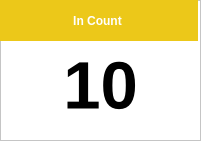
   <widget class="QFrame" name="frame_4">
    <property name="geometry">
     <rect>
      <x>330</x>
      <y>230</y>
      <width>201</width>
      <height>141</height>
     </rect>
    </property>
    <property name="palette">
     <palette>
      <active>
       <colorrole role="WindowText">
        <brush brushstyle="SolidPattern">
         <color alpha="255">
          <red>0</red>
          <green>0</green>
          <blue>0</blue>
         </color>
        </brush>
       </colorrole>
       <colorrole role="Button">
        <brush brushstyle="SolidPattern">
         <color alpha="255">
          <red>255</red>
          <green>255</green>
          <blue>255</blue>
         </color>
        </brush>
       </colorrole>
       <colorrole role="Light">
        <brush brushstyle="SolidPattern">
         <color alpha="255">
          <red>255</red>
          <green>255</green>
          <blue>255</blue>
         </color>
        </brush>
       </colorrole>
       <colorrole role="Midlight">
        <brush brushstyle="SolidPattern">
         <color alpha="255">
          <red>255</red>
          <green>255</green>
          <blue>255</blue>
         </color>
        </brush>
       </colorrole>
       <colorrole role="Dark">
        <brush brushstyle="SolidPattern">
         <color alpha="255">
          <red>127</red>
          <green>127</green>
          <blue>127</blue>
         </color>
        </brush>
       </colorrole>
       <colorrole role="Mid">
        <brush brushstyle="SolidPattern">
         <color alpha="255">
          <red>170</red>
          <green>170</green>
          <blue>170</blue>
         </color>
        </brush>
       </colorrole>
       <colorrole role="Text">
        <brush brushstyle="SolidPattern">
         <color alpha="255">
          <red>0</red>
          <green>0</green>
          <blue>0</blue>
         </color>
        </brush>
       </colorrole>
       <colorrole role="BrightText">
        <brush brushstyle="SolidPattern">
         <color alpha="255">
          <red>255</red>
          <green>255</green>
          <blue>255</blue>
         </color>
        </brush>
       </colorrole>
       <colorrole role="ButtonText">
        <brush brushstyle="SolidPattern">
         <color alpha="255">
          <red>0</red>
          <green>0</green>
          <blue>0</blue>
         </color>
        </brush>
       </colorrole>
       <colorrole role="Base">
        <brush brushstyle="SolidPattern">
         <color alpha="255">
          <red>255</red>
          <green>255</green>
          <blue>255</blue>
         </color>
        </brush>
       </colorrole>
       <colorrole role="Window">
        <brush brushstyle="SolidPattern">
         <color alpha="255">
          <red>255</red>
          <green>255</green>
          <blue>255</blue>
         </color>
        </brush>
       </colorrole>
       <colorrole role="Shadow">
        <brush brushstyle="SolidPattern">
         <color alpha="255">
          <red>0</red>
          <green>0</green>
          <blue>0</blue>
         </color>
        </brush>
       </colorrole>
       <colorrole role="AlternateBase">
        <brush brushstyle="SolidPattern">
         <color alpha="255">
          <red>255</red>
          <green>255</green>
          <blue>255</blue>
         </color>
        </brush>
       </colorrole>
       <colorrole role="ToolTipBase">
        <brush brushstyle="SolidPattern">
         <color alpha="255">
          <red>255</red>
          <green>255</green>
          <blue>220</blue>
         </color>
        </brush>
       </colorrole>
       <colorrole role="ToolTipText">
        <brush brushstyle="SolidPattern">
         <color alpha="255">
          <red>0</red>
          <green>0</green>
          <blue>0</blue>
         </color>
        </brush>
       </colorrole>
      </active>
      <inactive>
       <colorrole role="WindowText">
        <brush brushstyle="SolidPattern">
         <color alpha="255">
          <red>0</red>
          <green>0</green>
          <blue>0</blue>
         </color>
        </brush>
       </colorrole>
       <colorrole role="Button">
        <brush brushstyle="SolidPattern">
         <color alpha="255">
          <red>255</red>
          <green>255</green>
          <blue>255</blue>
         </color>
        </brush>
       </colorrole>
       <colorrole role="Light">
        <brush brushstyle="SolidPattern">
         <color alpha="255">
          <red>255</red>
          <green>255</green>
          <blue>255</blue>
         </color>
        </brush>
       </colorrole>
       <colorrole role="Midlight">
        <brush brushstyle="SolidPattern">
         <color alpha="255">
          <red>255</red>
          <green>255</green>
          <blue>255</blue>
         </color>
        </brush>
       </colorrole>
       <colorrole role="Dark">
        <brush brushstyle="SolidPattern">
         <color alpha="255">
          <red>127</red>
          <green>127</green>
          <blue>127</blue>
         </color>
        </brush>
       </colorrole>
       <colorrole role="Mid">
        <brush brushstyle="SolidPattern">
         <color alpha="255">
          <red>170</red>
          <green>170</green>
          <blue>170</blue>
         </color>
        </brush>
       </colorrole>
       <colorrole role="Text">
        <brush brushstyle="SolidPattern">
         <color alpha="255">
          <red>0</red>
          <green>0</green>
          <blue>0</blue>
         </color>
        </brush>
       </colorrole>
       <colorrole role="BrightText">
        <brush brushstyle="SolidPattern">
         <color alpha="255">
          <red>255</red>
          <green>255</green>
          <blue>255</blue>
         </color>
        </brush>
       </colorrole>
       <colorrole role="ButtonText">
        <brush brushstyle="SolidPattern">
         <color alpha="255">
          <red>0</red>
          <green>0</green>
          <blue>0</blue>
         </color>
        </brush>
       </colorrole>
       <colorrole role="Base">
        <brush brushstyle="SolidPattern">
         <color alpha="255">
          <red>255</red>
          <green>255</green>
          <blue>255</blue>
         </color>
        </brush>
       </colorrole>
       <colorrole role="Window">
        <brush brushstyle="SolidPattern">
         <color alpha="255">
          <red>255</red>
          <green>255</green>
          <blue>255</blue>
         </color>
        </brush>
       </colorrole>
       <colorrole role="Shadow">
        <brush brushstyle="SolidPattern">
         <color alpha="255">
          <red>0</red>
          <green>0</green>
          <blue>0</blue>
         </color>
        </brush>
       </colorrole>
       <colorrole role="AlternateBase">
        <brush brushstyle="SolidPattern">
         <color alpha="255">
          <red>255</red>
          <green>255</green>
          <blue>255</blue>
         </color>
        </brush>
       </colorrole>
       <colorrole role="ToolTipBase">
        <brush brushstyle="SolidPattern">
         <color alpha="255">
          <red>255</red>
          <green>255</green>
          <blue>220</blue>
         </color>
        </brush>
       </colorrole>
       <colorrole role="ToolTipText">
        <brush brushstyle="SolidPattern">
         <color alpha="255">
          <red>0</red>
          <green>0</green>
          <blue>0</blue>
         </color>
        </brush>
       </colorrole>
      </inactive>
      <disabled>
       <colorrole role="WindowText">
        <brush brushstyle="SolidPattern">
         <color alpha="255">
          <red>127</red>
          <green>127</green>
          <blue>127</blue>
         </color>
        </brush>
       </colorrole>
       <colorrole role="Button">
        <brush brushstyle="SolidPattern">
         <color alpha="255">
          <red>255</red>
          <green>255</green>
          <blue>255</blue>
         </color>
        </brush>
       </colorrole>
       <colorrole role="Light">
        <brush brushstyle="SolidPattern">
         <color alpha="255">
          <red>255</red>
          <green>255</green>
          <blue>255</blue>
         </color>
        </brush>
       </colorrole>
       <colorrole role="Midlight">
        <brush brushstyle="SolidPattern">
         <color alpha="255">
          <red>255</red>
          <green>255</green>
          <blue>255</blue>
         </color>
        </brush>
       </colorrole>
       <colorrole role="Dark">
        <brush brushstyle="SolidPattern">
         <color alpha="255">
          <red>127</red>
          <green>127</green>
          <blue>127</blue>
         </color>
        </brush>
       </colorrole>
       <colorrole role="Mid">
        <brush brushstyle="SolidPattern">
         <color alpha="255">
          <red>170</red>
          <green>170</green>
          <blue>170</blue>
         </color>
        </brush>
       </colorrole>
       <colorrole role="Text">
        <brush brushstyle="SolidPattern">
         <color alpha="255">
          <red>127</red>
          <green>127</green>
          <blue>127</blue>
         </color>
        </brush>
       </colorrole>
       <colorrole role="BrightText">
        <brush brushstyle="SolidPattern">
         <color alpha="255">
          <red>255</red>
          <green>255</green>
          <blue>255</blue>
         </color>
        </brush>
       </colorrole>
       <colorrole role="ButtonText">
        <brush brushstyle="SolidPattern">
         <color alpha="255">
          <red>127</red>
          <green>127</green>
          <blue>127</blue>
         </color>
        </brush>
       </colorrole>
       <colorrole role="Base">
        <brush brushstyle="SolidPattern">
         <color alpha="255">
          <red>255</red>
          <green>255</green>
          <blue>255</blue>
         </color>
        </brush>
       </colorrole>
       <colorrole role="Window">
        <brush brushstyle="SolidPattern">
         <color alpha="255">
          <red>255</red>
          <green>255</green>
          <blue>255</blue>
         </color>
        </brush>
       </colorrole>
       <colorrole role="Shadow">
        <brush brushstyle="SolidPattern">
         <color alpha="255">
          <red>0</red>
          <green>0</green>
          <blue>0</blue>
         </color>
        </brush>
       </colorrole>
       <colorrole role="AlternateBase">
        <brush brushstyle="SolidPattern">
         <color alpha="255">
          <red>255</red>
          <green>255</green>
          <blue>255</blue>
         </color>
        </brush>
       </colorrole>
       <colorrole role="ToolTipBase">
        <brush brushstyle="SolidPattern">
         <color alpha="255">
          <red>255</red>
          <green>255</green>
          <blue>220</blue>
         </color>
        </brush>
       </colorrole>
       <colorrole role="ToolTipText">
        <brush brushstyle="SolidPattern">
         <color alpha="255">
          <red>0</red>
          <green>0</green>
          <blue>0</blue>
         </color>
        </brush>
       </colorrole>
      </disabled>
     </palette>
    </property>
    <property name="autoFillBackground">
     <bool>true</bool>
    </property>
    <property name="frameShape">
     <enum>QFrame::StyledPanel</enum>
    </property>
    <property name="frameShadow">
     <enum>QFrame::Raised</enum>
    </property>
    <widget class="QLabel" name="lblCounter_3">
     <property name="geometry">
      <rect>
       <x>0</x>
       <y>40</y>
       <width>201</width>
       <height>91</height>
      </rect>
     </property>
     <property name="sizeIncrement">
      <size>
       <width>8</width>
       <height>9</height>
      </size>
     </property>
     <property name="palette">
      <palette>
       <active>
        <colorrole role="Mid">
         <brush brushstyle="SolidPattern">
          <color alpha="255">
           <red>255</red>
           <green>255</green>
           <blue>255</blue>
          </color>
         </brush>
        </colorrole>
       </active>
       <inactive>
        <colorrole role="Mid">
         <brush brushstyle="SolidPattern">
          <color alpha="255">
           <red>255</red>
           <green>255</green>
           <blue>255</blue>
          </color>
         </brush>
        </colorrole>
       </inactive>
       <disabled>
        <colorrole role="Mid">
         <brush brushstyle="SolidPattern">
          <color alpha="255">
           <red>255</red>
           <green>255</green>
           <blue>255</blue>
          </color>
         </brush>
        </colorrole>
       </disabled>
      </palette>
     </property>
     <property name="font">
      <font>
       <pointsize>50</pointsize>
       <weight>75</weight>
       <bold>true</bold>
      </font>
     </property>
     <property name="text">
      <string>10</string>
     </property>
     <property name="alignment">
      <set>Qt::AlignCenter</set>
     </property>
    </widget>
    <widget class="QWidget" name="widget_5" native="true">
     <property name="geometry">
      <rect>
       <x>-1</x>
       <y>0</y>
       <width>261</width>
       <height>41</height>
      </rect>
     </property>
     <widget class="QLabel" name="label_6">
      <property name="geometry">
       <rect>
        <x>-2</x>
        <y>0</y>
        <width>201</width>
        <height>41</height>
       </rect>
      </property>
      <property name="palette">
       <palette>
        <active>
         <colorrole role="WindowText">
          <brush brushstyle="SolidPattern">
           <color alpha="255">
            <red>255</red>
            <green>255</green>
            <blue>255</blue>
           </color>
          </brush>
         </colorrole>
         <colorrole role="Button">
          <brush brushstyle="SolidPattern">
           <color alpha="255">
            <red>236</red>
            <green>200</green>
            <blue>25</blue>
           </color>
          </brush>
         </colorrole>
         <colorrole role="Light">
          <brush brushstyle="SolidPattern">
           <color alpha="255">
            <red>255</red>
            <green>233</green>
            <blue>125</blue>
           </color>
          </brush>
         </colorrole>
         <colorrole role="Midlight">
          <brush brushstyle="SolidPattern">
           <color alpha="255">
            <red>245</red>
            <green>216</green>
            <blue>75</blue>
           </color>
          </brush>
         </colorrole>
         <colorrole role="Dark">
          <brush brushstyle="SolidPattern">
           <color alpha="255">
            <red>118</red>
            <green>100</green>
            <blue>12</blue>
           </color>
          </brush>
         </colorrole>
         <colorrole role="Mid">
          <brush brushstyle="SolidPattern">
           <color alpha="255">
            <red>157</red>
            <green>133</green>
            <blue>16</blue>
           </color>
          </brush>
         </colorrole>
         <colorrole role="Text">
          <brush brushstyle="SolidPattern">
           <color alpha="255">
            <red>0</red>
            <green>0</green>
            <blue>0</blue>
           </color>
          </brush>
         </colorrole>
         <colorrole role="BrightText">
          <brush brushstyle="SolidPattern">
           <color alpha="255">
            <red>255</red>
            <green>255</green>
            <blue>255</blue>
           </color>
          </brush>
         </colorrole>
         <colorrole role="ButtonText">
          <brush brushstyle="SolidPattern">
           <color alpha="255">
            <red>0</red>
            <green>0</green>
            <blue>0</blue>
           </color>
          </brush>
         </colorrole>
         <colorrole role="Base">
          <brush brushstyle="SolidPattern">
           <color alpha="255">
            <red>255</red>
            <green>255</green>
            <blue>255</blue>
           </color>
          </brush>
         </colorrole>
         <colorrole role="Window">
          <brush brushstyle="SolidPattern">
           <color alpha="255">
            <red>236</red>
            <green>200</green>
            <blue>25</blue>
           </color>
          </brush>
         </colorrole>
         <colorrole role="Shadow">
          <brush brushstyle="SolidPattern">
           <color alpha="255">
            <red>0</red>
            <green>0</green>
            <blue>0</blue>
           </color>
          </brush>
         </colorrole>
         <colorrole role="AlternateBase">
          <brush brushstyle="SolidPattern">
           <color alpha="255">
            <red>245</red>
            <green>227</green>
            <blue>140</blue>
           </color>
          </brush>
         </colorrole>
         <colorrole role="ToolTipBase">
          <brush brushstyle="SolidPattern">
           <color alpha="255">
            <red>255</red>
            <green>255</green>
            <blue>220</blue>
           </color>
          </brush>
         </colorrole>
         <colorrole role="ToolTipText">
          <brush brushstyle="SolidPattern">
           <color alpha="255">
            <red>0</red>
            <green>0</green>
            <blue>0</blue>
           </color>
          </brush>
         </colorrole>
        </active>
        <inactive>
         <colorrole role="WindowText">
          <brush brushstyle="SolidPattern">
           <color alpha="255">
            <red>255</red>
            <green>255</green>
            <blue>255</blue>
           </color>
          </brush>
         </colorrole>
         <colorrole role="Button">
          <brush brushstyle="SolidPattern">
           <color alpha="255">
            <red>236</red>
            <green>200</green>
            <blue>25</blue>
           </color>
          </brush>
         </colorrole>
         <colorrole role="Light">
          <brush brushstyle="SolidPattern">
           <color alpha="255">
            <red>255</red>
            <green>233</green>
            <blue>125</blue>
           </color>
          </brush>
         </colorrole>
         <colorrole role="Midlight">
          <brush brushstyle="SolidPattern">
           <color alpha="255">
            <red>245</red>
            <green>216</green>
            <blue>75</blue>
           </color>
          </brush>
         </colorrole>
         <colorrole role="Dark">
          <brush brushstyle="SolidPattern">
           <color alpha="255">
            <red>118</red>
            <green>100</green>
            <blue>12</blue>
           </color>
          </brush>
         </colorrole>
         <colorrole role="Mid">
          <brush brushstyle="SolidPattern">
           <color alpha="255">
            <red>157</red>
            <green>133</green>
            <blue>16</blue>
           </color>
          </brush>
         </colorrole>
         <colorrole role="Text">
          <brush brushstyle="SolidPattern">
           <color alpha="255">
            <red>0</red>
            <green>0</green>
            <blue>0</blue>
           </color>
          </brush>
         </colorrole>
         <colorrole role="BrightText">
          <brush brushstyle="SolidPattern">
           <color alpha="255">
            <red>255</red>
            <green>255</green>
            <blue>255</blue>
           </color>
          </brush>
         </colorrole>
         <colorrole role="ButtonText">
          <brush brushstyle="SolidPattern">
           <color alpha="255">
            <red>0</red>
            <green>0</green>
            <blue>0</blue>
           </color>
          </brush>
         </colorrole>
         <colorrole role="Base">
          <brush brushstyle="SolidPattern">
           <color alpha="255">
            <red>255</red>
            <green>255</green>
            <blue>255</blue>
           </color>
          </brush>
         </colorrole>
         <colorrole role="Window">
          <brush brushstyle="SolidPattern">
           <color alpha="255">
            <red>236</red>
            <green>200</green>
            <blue>25</blue>
           </color>
          </brush>
         </colorrole>
         <colorrole role="Shadow">
          <brush brushstyle="SolidPattern">
           <color alpha="255">
            <red>0</red>
            <green>0</green>
            <blue>0</blue>
           </color>
          </brush>
         </colorrole>
         <colorrole role="AlternateBase">
          <brush brushstyle="SolidPattern">
           <color alpha="255">
            <red>245</red>
            <green>227</green>
            <blue>140</blue>
           </color>
          </brush>
         </colorrole>
         <colorrole role="ToolTipBase">
          <brush brushstyle="SolidPattern">
           <color alpha="255">
            <red>255</red>
            <green>255</green>
            <blue>220</blue>
           </color>
          </brush>
         </colorrole>
         <colorrole role="ToolTipText">
          <brush brushstyle="SolidPattern">
           <color alpha="255">
            <red>0</red>
            <green>0</green>
            <blue>0</blue>
           </color>
          </brush>
         </colorrole>
        </inactive>
        <disabled>
         <colorrole role="WindowText">
          <brush brushstyle="SolidPattern">
           <color alpha="255">
            <red>118</red>
            <green>100</green>
            <blue>12</blue>
           </color>
          </brush>
         </colorrole>
         <colorrole role="Button">
          <brush brushstyle="SolidPattern">
           <color alpha="255">
            <red>236</red>
            <green>200</green>
            <blue>25</blue>
           </color>
          </brush>
         </colorrole>
         <colorrole role="Light">
          <brush brushstyle="SolidPattern">
           <color alpha="255">
            <red>255</red>
            <green>233</green>
            <blue>125</blue>
           </color>
          </brush>
         </colorrole>
         <colorrole role="Midlight">
          <brush brushstyle="SolidPattern">
           <color alpha="255">
            <red>245</red>
            <green>216</green>
            <blue>75</blue>
           </color>
          </brush>
         </colorrole>
         <colorrole role="Dark">
          <brush brushstyle="SolidPattern">
           <color alpha="255">
            <red>118</red>
            <green>100</green>
            <blue>12</blue>
           </color>
          </brush>
         </colorrole>
         <colorrole role="Mid">
          <brush brushstyle="SolidPattern">
           <color alpha="255">
            <red>157</red>
            <green>133</green>
            <blue>16</blue>
           </color>
          </brush>
         </colorrole>
         <colorrole role="Text">
          <brush brushstyle="SolidPattern">
           <color alpha="255">
            <red>118</red>
            <green>100</green>
            <blue>12</blue>
           </color>
          </brush>
         </colorrole>
         <colorrole role="BrightText">
          <brush brushstyle="SolidPattern">
           <color alpha="255">
            <red>255</red>
            <green>255</green>
            <blue>255</blue>
           </color>
          </brush>
         </colorrole>
         <colorrole role="ButtonText">
          <brush brushstyle="SolidPattern">
           <color alpha="255">
            <red>118</red>
            <green>100</green>
            <blue>12</blue>
           </color>
          </brush>
         </colorrole>
         <colorrole role="Base">
          <brush brushstyle="SolidPattern">
           <color alpha="255">
            <red>236</red>
            <green>200</green>
            <blue>25</blue>
           </color>
          </brush>
         </colorrole>
         <colorrole role="Window">
          <brush brushstyle="SolidPattern">
           <color alpha="255">
            <red>236</red>
            <green>200</green>
            <blue>25</blue>
           </color>
          </brush>
         </colorrole>
         <colorrole role="Shadow">
          <brush brushstyle="SolidPattern">
           <color alpha="255">
            <red>0</red>
            <green>0</green>
            <blue>0</blue>
           </color>
          </brush>
         </colorrole>
         <colorrole role="AlternateBase">
          <brush brushstyle="SolidPattern">
           <color alpha="255">
            <red>236</red>
            <green>200</green>
            <blue>25</blue>
           </color>
          </brush>
         </colorrole>
         <colorrole role="ToolTipBase">
          <brush brushstyle="SolidPattern">
           <color alpha="255">
            <red>255</red>
            <green>255</green>
            <blue>220</blue>
           </color>
          </brush>
         </colorrole>
         <colorrole role="ToolTipText">
          <brush brushstyle="SolidPattern">
           <color alpha="255">
            <red>0</red>
            <green>0</green>
            <blue>0</blue>
           </color>
          </brush>
         </colorrole>
        </disabled>
       </palette>
      </property>
      <property name="font">
       <font>
        <weight>75</weight>
        <bold>true</bold>
       </font>
      </property>
      <property name="autoFillBackground">
       <bool>true</bool>
      </property>
      <property name="text">
       <string>In Count</string>
      </property>
      <property name="alignment">
       <set>Qt::AlignCenter</set>
      </property>
     </widget>
    </widget>
   </widget>
